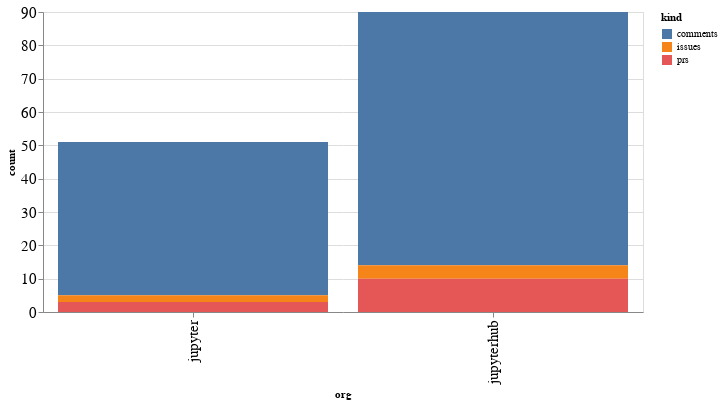

The cell this chart's notebook holds for it:
### Code cell
alt.Chart(org_summaries, width=600).mark_bar().encode(
    x='org',
    y='count',
    color='kind',
    tooltip="org"
)

### Figure 1 — Vega-Lite specification as saved in the notebook (floating-point values rounded to 4 significant figures)
{"config": {"axisLeft": {"labelFontSize": 15}, "axisBottom": {"labelFontSize": 15}}, "data": {"name": "data-13ab14e20d966c4e29b603dbec4449d7"}, "mark": "bar", "encoding": {"color": {"type": "nominal", "field": "kind"}, "tooltip": {"type": "nominal", "field": "org"}, "x": {"type": "nominal", "field": "org"}, "y": {"type": "quantitative", "field": "count"}}, "width": 600, "$schema": "https://vega.github.io/schema/vega-lite/v4.8.1.json", "datasets": {"data-13ab14e20d966c4e29b603dbec4449d7": [{"org": "jupyter", "kind": "comments", "count": 46}, {"org": "jupyter", "kind": "issues", "count": 2}, {"org": "jupyter", "kind": "prs", "count": 3}, {"org": "jupyterhub", "kind": "comments", "count": 76}, {"org": "jupyterhub", "kind": "issues", "count": 4}, {"org": "jupyterhub", "kind": "prs", "count": 10}]}}
